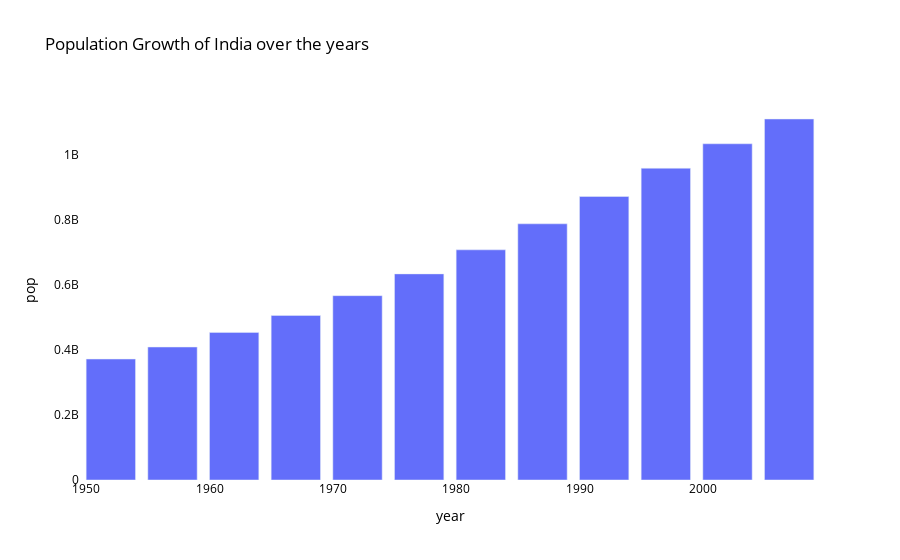

Notebook cell for this chart:
### Markdown cell above
**`Bar chart`**

### Code cell
# ind population over the years using bar chart
fig = px.bar(ind , x = 'year' , y = 'pop' , title = 'Population Growth of India over the years')

# set the layout to have white background
fig.update_layout(
    plot_bgcolor='white',
    paper_bgcolor='white',
    font_color='black'
)

fig.show()

### Figure 1 — Plotly figure (JSON) as saved in the notebook; plotly's stock layout.template omitted (floating-point values rounded to 4 significant figures)
{"data": [{"hovertemplate": "year=%{x}<br>pop=%{y}<extra></extra>", "legendgroup": "", "marker": {"color": "#636efa", "pattern": {"shape": ""}}, "name": "", "orientation": "v", "showlegend": false, "textposition": "auto", "type": "bar", "x": [1952, 1957, 1962, 1967, 1972, 1977, 1982, 1987, 1992, 1997, 2002, 2007], "xaxis": "x", "y": [372000000, 409000000, 454000000, 506000000, 567000000, 634000000, 708000000, 788000000, 872000000, 959000000, 1034172547, 1110396331], "yaxis": "y"}], "layout": {"barmode": "relative", "font": {"color": "black"}, "legend": {"tracegroupgap": 0}, "paper_bgcolor": "white", "plot_bgcolor": "white", "title": {"text": "Population Growth of India over the years"}, "xaxis": {"anchor": "y", "domain": [0, 1], "title": {"text": "year"}}, "yaxis": {"anchor": "x", "domain": [0, 1], "title": {"text": "pop"}}}}
